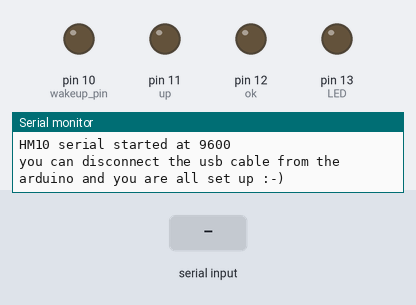
This sketch was run on a simulated Arduino Uno, built with avr-gcc and run on an emulated ATmega328P. On the bench: output pins drawn as LEDs (lit = HIGH), the last lines printed to the serial monitor. The inputs (shaded band) are chosen by the test bench.

Above: at 1.2 s.
1.3 s: "1" received over the second serial link
At 3.4 s:
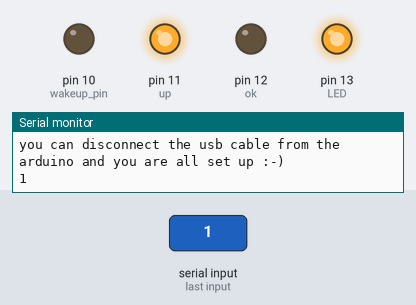
4.3 s: "0" received over the second serial link
At 6.4 s:
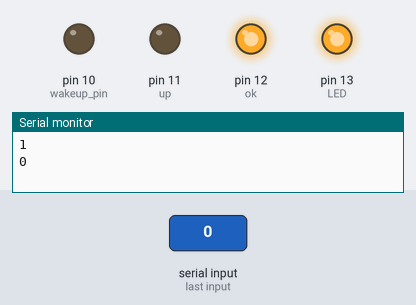
7.3 s: "2" received over the second serial link
At 9.9 s:
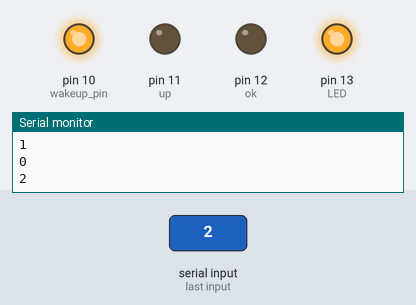
Timing chart, 0 to 17.8 s (numbered marks = the images above; inputs shaded):
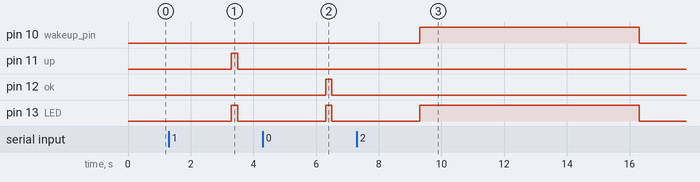

The sketch:

arduino_code.ino.ino
```cpp
#include <SoftwareSerial.h>
//Dock: https://docs.arduino.cc/learn/built-in-libraries/software-serial#write

//#constants:
#define confirm_message 'C'
#define press_ok        "0"
#define press_up        "1"
#define turn_device_on  "2"

//pins:
SoftwareSerial HM10(2, 3); // Pins: RX = 2, TX = 3
#define  LED        13
#define  wakeup_pin 10
#define  up         11
#define  ok         12

void setup() {

  pinMode(LED, OUTPUT);                   //declare the LED pin (13) as output
  pinMode(wakeup_pin, OUTPUT);            //declare the pin (10) as output (responsible for waking up the device)
  pinMode(up, OUTPUT);                    //declare the pin(11) as output  (responsible for UP button)
  pinMode(ok, OUTPUT);                    //declare the pin (12) as output (responsible for Ok button)

  //determening the beggining state of all of the outputs:
  digitalWrite (LED, LOW);
  digitalWrite (wakeup_pin, LOW);
  digitalWrite (up, LOW);
  digitalWrite (ok, LOW);

  //initialize the serial for the usb
  Serial.begin(9600);                     //initialize serial COM at 9600 baudrate
  Serial.println("HM10 serial started at 9600");
  Serial.println("you can disconnect the usb cable from the arduino and you are all set up :-)");
  //Serial.end();//////////////////////////////////////////////////////////////////////////////////////////////////////////////////////////////////

  //initialize the serial for the Bluetooth module
  HM10.begin(9600); // Sets HM10 the speed (baud rate) for the serial communication
  HM10.setTimeout(2000); // 2 seconds until serial stop looking for the continuation of the data
  HM10.listen();  // listen the HM10 port
}

void loop() {
  // Enable SoftwareSerial object to listen
  //HM10.listen();  // listen the HM10 port

  //Get the number of bytes (characters) available for reading from a software serial port. This is data that has already arrived and stored in the serial receive buffer.
  while (HM10.available() > 0) {   // if HM10 sends something then read
    //Return a character that was received on the RX pin of the SoftwareSerial objecto.
    String data = HM10.readString(); //Serial.readStringUntil('a character that will make the string to stop')
    Serial.println(data);
    HM10.write(confirm_message);
    digitalWrite (LED, HIGH);

    if (data == press_up) {//press up
      push_button_up();
    }
    else if (data == press_ok) {//press ok
      push_button_ok();
    }
    else if (data == turn_device_on) {//Turn on the device
      wakeup_pin_device();
    }
    digitalWrite(LED, LOW);
    HM10.flush();
  }
}
void push_button_up(){
  push_button(up, 200);
}

void push_button_ok(){
  push_button(ok, 200);
}

void wakeup_pin_device(){
  push_button(wakeup_pin, 7000);
}
//presstime is how much time the button is pressed in seconds!!
void push_button(int pin, int mil_presstime){
  digitalWrite (pin, HIGH);
  delay(mil_presstime);
  digitalWrite (pin, LOW);
}
```

Measured:
- after the input at 1.3 s, pin 11 (up), pin 13 (LED): LOW → HIGH after 2.0 s, → LOW 0.20 s later
- after the input at 4.3 s, pin 12 (ok), pin 13 (LED): LOW → HIGH after 2.0 s, → LOW 0.20 s later
- after the input at 7.3 s, pin 10 (wakeup_pin), pin 13 (LED): LOW → HIGH after 2.0 s, → LOW 7.0 s later
